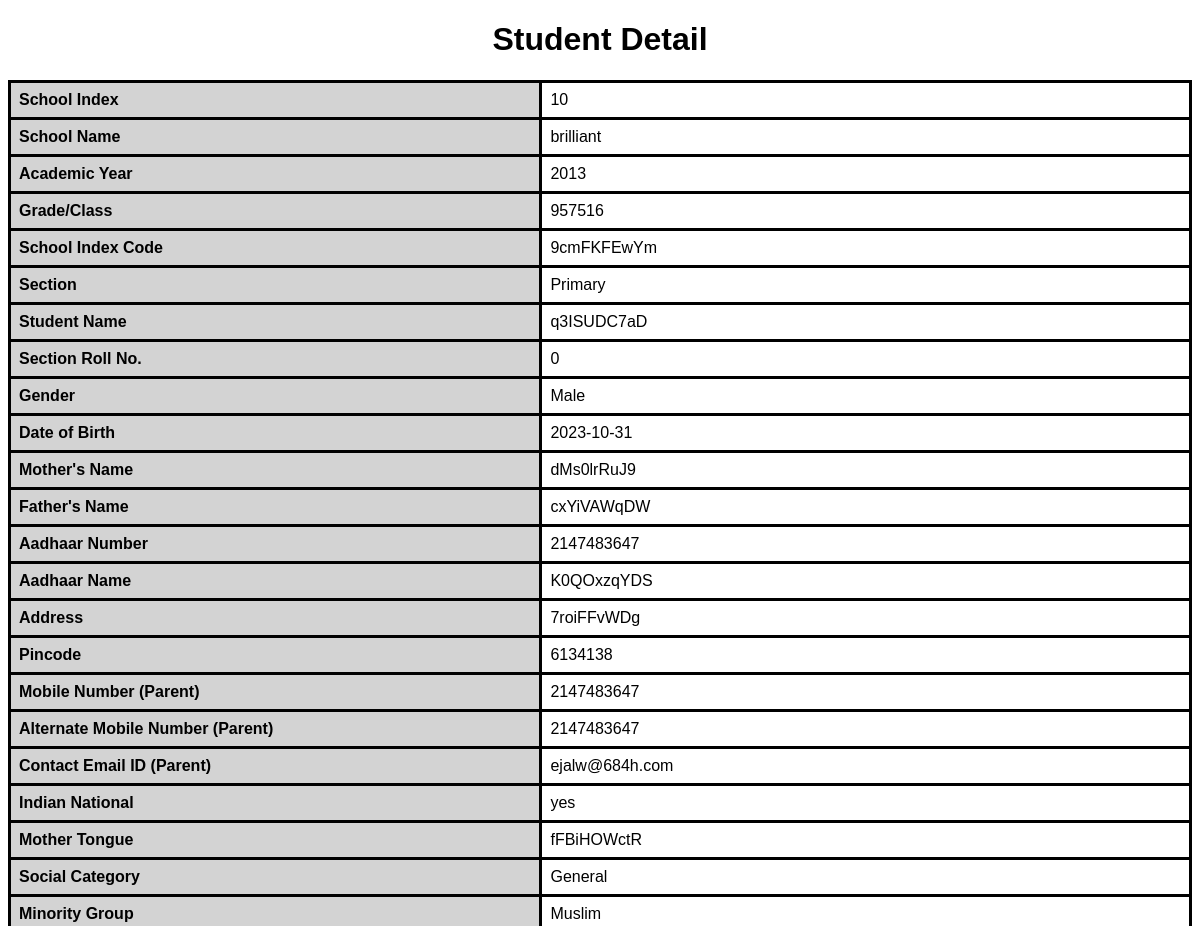
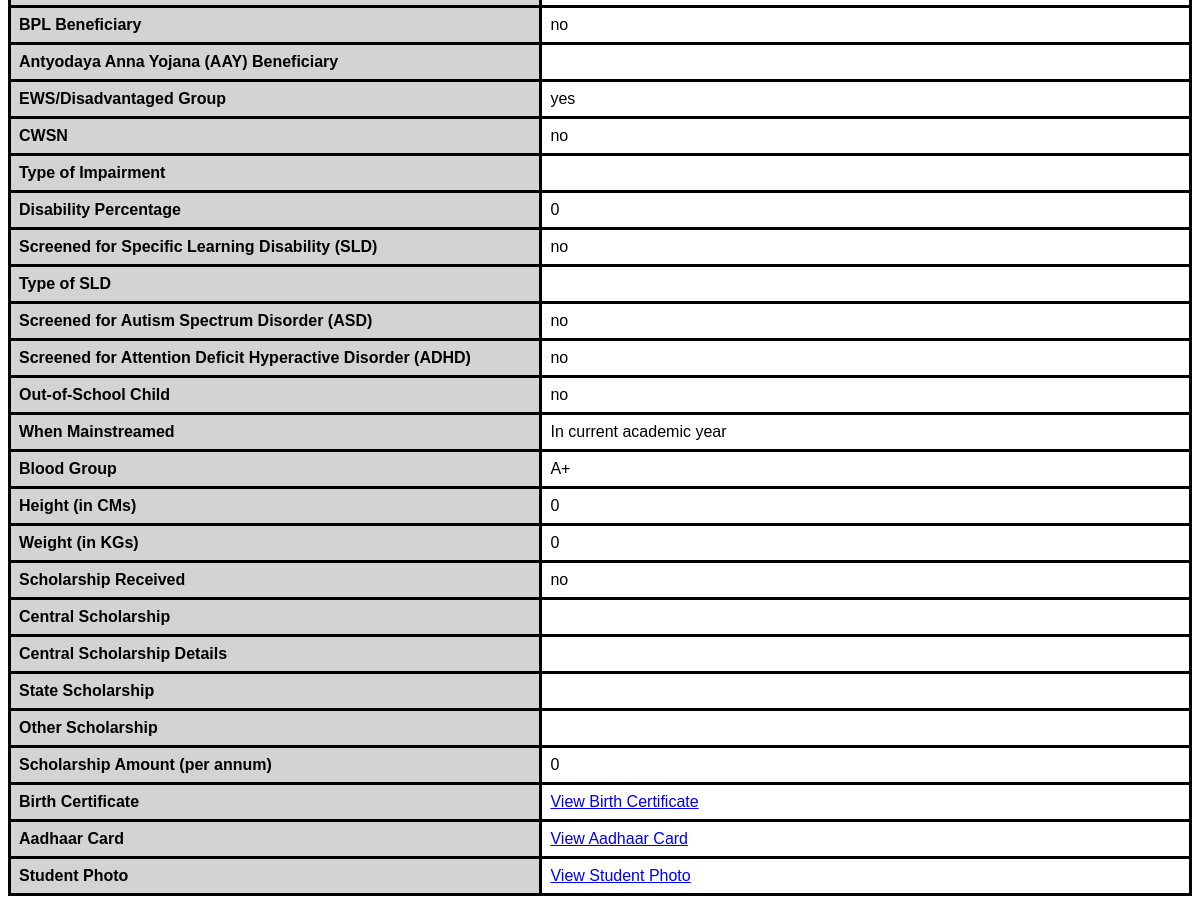
/another/view.php?id=41, run on the app's committed database (2 pictures, top to bottom).
### tables this page shows
CREATE TABLE `student_detail` (
  `id` int(11) NOT NULL,
  `academic-year` year(4) DEFAULT NULL,
  `grade` int(2) NOT NULL,
  `udise-code` varchar(15) NOT NULL,
  `section` enum('Primary','Secondary','Higher Secondary') NOT NULL,
  `student-name` varchar(20) NOT NULL,
  `section-roll-no` int(15) NOT NULL,
  `gender` enum('Male','Female','Transgender') NOT NULL,
  `dob` date NOT NULL,
  `mother-name` varchar(20) NOT NULL,
  `father-name` varchar(20) NOT NULL,
  `aadhaar-number` varchar(12) NOT NULL,
  `aadhaar-name` varchar(30) NOT NULL,
  `address` varchar(125) NOT NULL,
  `pincode` int(6) NOT NULL,
  `mobile-number` int(10) NOT NULL,
  `alternate-mobile-number` int(10) NOT NULL,
  `email` varchar(30) NOT NULL,
  `indian-national` enum('yes','no') NOT NULL DEFAULT 'yes',
  `mother-tongue` varchar(20) DEFAULT NULL,
  `social-category` enum('General','SC','ST','OBC') NOT NULL,
  `minority-group` enum('Muslim','Christian','Sikh','Buddhist','Parsi','Jain','Not Applicable') NOT NULL,
  `bpl-beneficiary` enum('yes','no') NOT NULL,
  `aay-beneficiary` enum('yes','no') NOT NULL,
  `ews-disadvantaged` enum('yes','no') NOT NULL,
  `cwsn` enum('yes','no') NOT NULL,
  `impairment-type` char(20) NOT NULL,
  `disability-percentage` int(3) NOT NULL,
  `sld-screened` enum('yes','no') NOT NULL,
  `sld-type` enum('Dysgraphia','Dyscalculia','Dyslexia') NOT NULL,
  `asd-screened` enum('yes','no') NOT NULL,
  `adhd-screened` enum('yes','no') NOT NULL,
  `out-of-school-child` enum('yes','no') NOT NULL,
  `mainstreamed-year` enum('In current academic year','In earlier AC Year') NOT NULL,
  `blood-group` enum('A+','A-','B+','B-','AB+','AB-','O+','O-') NOT NULL,
  `height` int(3) NOT NULL,
  `weight` int(3) NOT NULL,
  `scholarship-received` enum('yes','no') NOT NULL,
  `central-scholarship` enum('yes','no') NOT NULL,
  `central-scholarship-details` varchar(30) NOT NULL,
  `state-scholarship` enum('yes','no') NOT NULL,
  `other-scholarship` enum('yes','no') NOT NULL,
  `scholarship-amount` int(7) NOT NULL,
  `birth-certificate` varchar(255) NOT NULL,
  `aadhar-card-upload` varchar(255) NOT NULL,
  `photo-upload` varchar(255) NOT NULL,
  `sindex` int(11) NOT NULL
);

CREATE TABLE `school` (
  `sindex` int(11) NOT NULL,
  `sname` varchar(100) NOT NULL
);

### another/view.php (the view, shortened to what this page needs)
<!DOCTYPE html>
<html lang="en">
<head>
</head>
<body>
    <center><h1>Student Detail</h1></center>
    <table>
        <tbody>
        <?php
$servername = "localhost";
$username = "u975914058_ak";
$password = "Patidar1865@";
$dbname = "u975914058_admin";
$conn = new mysqli($servername, $username, $password, $dbname);
if (isset($_GET['id'])) {
    $student_id = $_GET['id'];
    $sql1 = "SELECT
    s.id,
    s.`academic-year`,
    s.grade,
    s.`udise-code`,
    s.section,
    s.`student-name`,
    s.`section-roll-no`,
    s.gender,
    s.dob,
    s.`mother-name`,
    s.`father-name`,
    s.`aadhaar-number`,
    s.`aadhaar-name`,
    s.address,
    s.pincode,
    s.`mobile-number`,
    s.`alternate-mobile-number`,
    s.email,
    s.`indian-national`,
    s.`mother-tongue`,
    s.`social-category`,
    s.`minority-group`,
    s.`bpl-beneficiary`,
    s.`aay-beneficiary`,
    s.`ews-disadvantaged`,
    s.cwsn,
    s.`impairment-type`,
    s.`disability-percentage`,
    s.`sld-screened`,
    s.`sld-type`,
    s.`asd-screened`,
    s.`adhd-screened`,
    s.`out-of-school-child`,
    s.`mainstreamed-year`,
    s.`blood-group`,
    s.height,
    s.weight,
    s.`scholarship-received`,
    s.`central-scholarship`,
    s.`central-scholarship-details`,
    s.`state-scholarship`,
    s.`other-scholarship`,
    s.`scholarship-amount`,
    s.`birth-certificate`,
    s.`aadhar-card-upload`,
    s.`photo-upload`,
    s.sindex,
    sc.sname  -- Add the schoolname from the school table
FROM
student_detail s
JOIN
    school sc ON s.sindex = sc.sindex
WHERE
    id = $student_id;
";
    $result = $conn->query($sql1);
    if ($result->num_rows > 0) {
        $row = $result->fetch_assoc();
        foreach ($studentDetails as $field => $value) {
            echo "<tr>";
            echo "<td style='font-weight:bold;background-color:lightgray;width:45%'>$field</td>";
            echo "<td>$value</td>";
            echo "</tr>";
        }
        echo "<tr class='image-cell'>";
        echo "<td style='font-weight:bold;background-color:lightgray'>Birth Certificate </td>";
        echo "<td><a href='" . $row["birth-certificate"] . "' target='_blank'>View Birth Certificate</a></td>";
        echo "</tr>";
        echo "<tr class='image-cell'>";
        echo "<td style='font-weight:bold;background-color:lightgray'>Aadhaar Card </td>";
        echo "<td><a href='" . $row["aadhar-card-upload"] . "' target='_blank'>View Aadhaar Card</a></td>";
        echo "</tr>";
        echo "<tr class='image-cell'>";
        echo "<td style='font-weight:bold;background-color:lightgray'>Student Photo </td>";
        echo "<td><a href='" . $row["photo-upload"] . "' target='_blank'>View Student Photo</a></td>";
        echo "</tr>";
    } else {
        echo "Student not found.";
    }
}
?>
        </tbody>
    </table>
</body>
</html>

### another/view.php (style rules this page uses)
body { font-family: Arial, sans-serif; }
table { border-collapse: collapse; width: 100%; }
table, th, td { border: 3px solid black; }
th, td { padding: 8px; text-align: left; }
.image-cell { text-align: center; }

### data on the page
student_detail: sindex "10", sindex.sname "brilliant", value "2013", grade "957516", value "9cmFKFEwYm", section "Primary", value "q3ISUDC7aD", gender "Male", dob "2023-10-31", value "dMs0lrRuJ9", value "cxYiVAWqDW", value "K0QOxzqYDS", address "7roiFFvWDg", pincode "6134138", email "ejalw@684h.com", value "fFBiHOWctR", value "General", value "Muslim", cwsn "no", value "In current academic year", value "A+"

### other printed values
$field "School Index"
$field "School Name"
$field "Academic Year"
$field "Grade/Class"
$field "School Index Code"
$field "Section"
$field "Student Name"
$field "Section Roll No."
$value "0"
$field "Gender"
$field "Date of Birth"
$field "Mother's Name"
$field "Father's Name"
$field "Aadhaar Number"
$value "2147483647"
